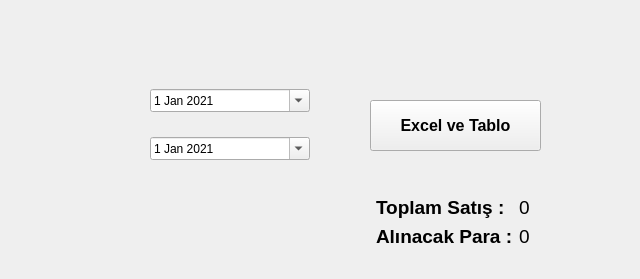
    <widget class="QWidget" name="page_21">
     <widget class="QWidget" name="verticalLayoutWidget_2">
      <property name="geometry">
       <rect>
        <x>150</x>
        <y>70</y>
        <width>160</width>
        <height>111</height>
       </rect>
      </property>
      <layout class="QVBoxLayout" name="verticalLayout_2">
       <item>
        <widget class="QDateEdit" name="ciro_baslangic">
         <property name="calendarPopup">
          <bool>true</bool>
         </property>
         <property name="currentSectionIndex">
          <number>0</number>
         </property>
         <property name="date">
          <date>
           <year>2021</year>
           <month>1</month>
           <day>1</day>
          </date>
         </property>
        </widget>
       </item>
       <item>
        <widget class="QDateEdit" name="cirobitis">
         <property name="calendarPopup">
          <bool>true</bool>
         </property>
         <property name="date">
          <date>
           <year>2021</year>
           <month>1</month>
           <day>1</day>
          </date>
         </property>
        </widget>
       </item>
      </layout>
     </widget>
     <widget class="QPushButton" name="pushButton">
      <property name="geometry">
       <rect>
        <x>370</x>
        <y>100</y>
        <width>171</width>
        <height>51</height>
       </rect>
      </property>
      <property name="font">
       <font>
        <pointsize>12</pointsize>
        <weight>75</weight>
        <bold>true</bold>
       </font>
      </property>
      <property name="text">
       <string>Excel ve Tablo</string>
      </property>
     </widget>
     <widget class="QWidget" name="formLayoutWidget_11">
      <property name="geometry">
       <rect>
        <x>370</x>
        <y>190</y>
        <width>261</width>
        <height>80</height>
       </rect>
      </property>
      <layout class="QFormLayout" name="formLayout_11">
       <property name="leftMargin">
        <number>6</number>
       </property>
       <property name="topMargin">
        <number>6</number>
       </property>
       <property name="rightMargin">
        <number>6</number>
       </property>
       <property name="bottomMargin">
        <number>6</number>
       </property>
       <item row="0" column="0">
        <widget class="QLabel" name="label_35">
         <property name="font">
          <font>
           <pointsize>14</pointsize>
           <weight>75</weight>
           <bold>true</bold>
          </font>
         </property>
         <property name="text">
          <string>Toplam Satış :</string>
         </property>
        </widget>
       </item>
       <item row="0" column="1">
        <widget class="QLabel" name="toplam_satis">
         <property name="font">
          <font>
           <pointsize>14</pointsize>
          </font>
         </property>
         <property name="text">
          <string>0</string>
         </property>
        </widget>
       </item>
       <item row="1" column="0">
        <widget class="QLabel" name="label_36">
         <property name="font">
          <font>
           <pointsize>14</pointsize>
           <weight>75</weight>
           <bold>true</bold>
          </font>
         </property>
         <property name="text">
          <string>Alınacak Para :</string>
         </property>
        </widget>
       </item>
       <item row="1" column="1">
        <widget class="QLabel" name="alinacak_para">
         <property name="font">
          <font>
           <pointsize>14</pointsize>
          </font>
         </property>
         <property name="text">
          <string>0</string>
         </property>
        </widget>
       </item>
      </layout>
     </widget>
    </widget>
